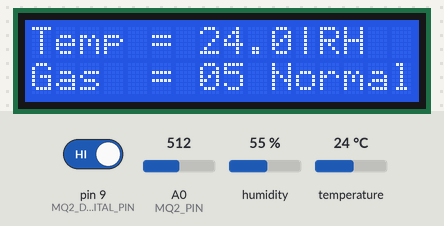
A sketch run on a simulated Arduino Uno, built with avr-gcc and run on an emulated ATmega328P. Parts: 16×2 character LCD. The test bench sets the inputs (shaded band); at power-on: pin 9 (MQ2_DIGITAL_PIN) HIGH, temperature 24 °C, A0 (MQ2_PIN) = 512, humidity 55 %. Storage starts empty; what the sketch prints to the serial monitor is not drawn.

Above: at 3.3 s.
3.4 s: pin 9 (MQ2_DIGITAL_PIN) driven LOW
At 4.0 s:
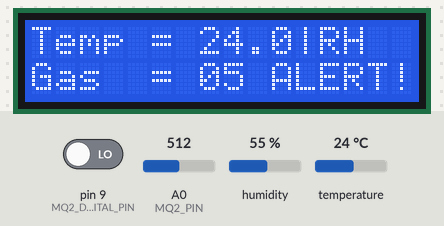
4.9 s: temperature set to 12 °C
At 6.7 s:
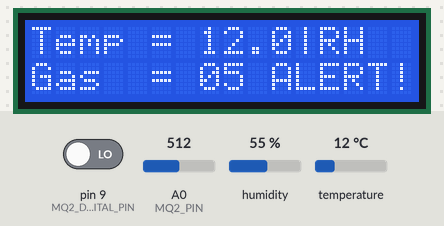
7.7 s: A0 (MQ2_PIN) set to 716
At 8.2 s:
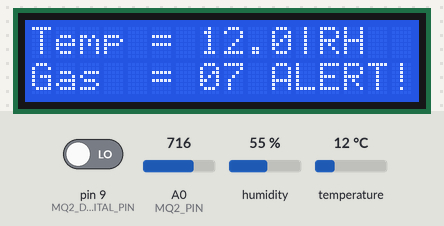
9.2 s: pin 9 (MQ2_DIGITAL_PIN) driven HIGH
At 10.2 s:
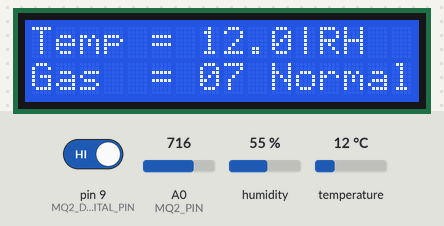
10.7 s: temperature set to 19 °C
At 13.6 s:
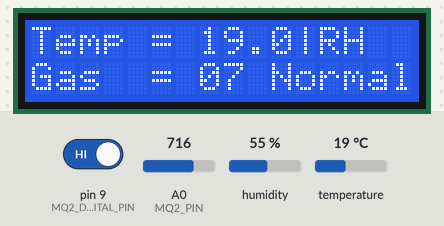
14.0 s: A0 (MQ2_PIN) set to 900
At 15.1 s:
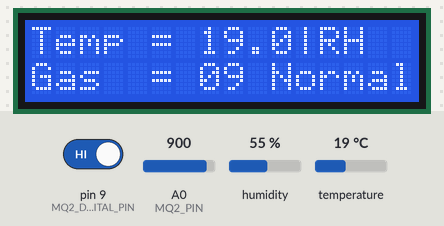
Timing chart, 0 to 16.5 s (numbered marks = the images above; inputs shaded):
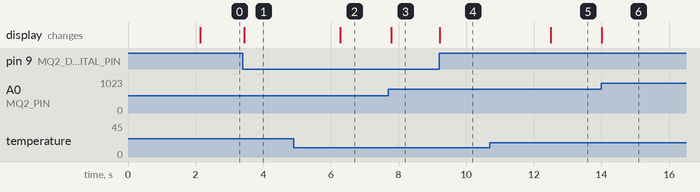

The sketch:

test_lcd_initialize.ino
```cpp
// Combined Arduino data logger with SD card, DHT11, MQ-2 gas sensor, and LCD display
// Values displayed on LCD and written to SD card every 10 seconds

#include <SPI.h>        // Include SPI library (needed for the SD card)
#include <SD.h>         // Include SD library
#include <DHT.h>        // Include DHT sensor library
#include <LiquidCrystal.h> // Include LCD library

// SD Card Configuration
File dataFile;
const int chipSelect = 10; // SD card CS pin (change according to your setup)

// DHT11 Configuration
#define DHTPIN 8            // DHT11 data pin connected to Arduino pin 8
#define DHTTYPE DHT11       // DHT11 sensor is used
DHT dht(DHTPIN, DHTTYPE);   // Initialize DHT library

// MQ-2 Gas Sensor Configuration
#define MQ2_PIN A0          // MQ-2 analog output connected to A0 (change if needed)
#define MQ2_DIGITAL_PIN 9   // MQ-2 digital output connected to pin 9

// LCD Configuration (RS, E, D4, D5, D6, D7)
LiquidCrystal lcd(7, 6, 5, 4, 3, 2);

// Variables for LCD display
char temperature[] = "Temp = 00.0 C  ";
char humidity[]    = "RH   = 00.0 %  ";
char gasLevel[]    = "Gas  = 0000   ";
char gasStatus[]   = "Gas: Normal   ";

// Variables for logging
uint16_t line = 1;
unsigned long previousMillis = 0;
const long interval = 10000; // 10 seconds interval for logging to SD card

// Gas sensor calibration variables
int gasSensorValue = 0;
float gasVoltage = 0;
bool gasDetected = false;

// Threshold for gas detection (adjust based on your sensor and environment)
const int GAS_THRESHOLD = 150; // Analog value threshold for gas detection

void setup() {
  // Initialize serial communication for debugging
  Serial.begin(9600);
  while (!Serial)
    ; // wait for serial port to connect (for native USB port only)

  // Configure MQ-2 digital pin as input
  pinMode(MQ2_DIGITAL_PIN, INPUT);

  // Initialize LCD
  lcd.begin(16, 2);
  lcd.setCursor(0, 0);
  lcd.print("Initializing...");

  // Initialize DHT sensor
  dht.begin();

  // Initialize SD card
  Serial.print("Initializing SD card...");
  lcd.setCursor(0, 1);
  lcd.print("SD Card Init...");

  if (!SD.begin(chipSelect)) {
    Serial.println("SD card initialization failed!");
    lcd.clear();
    lcd.setCursor(0, 0);
    lcd.print("SD Card Error!");
    while (1); // Halt if SD card fails
  }
  Serial.println("SD card initialization done.");

  // Write header to SD card
  dataFile = SD.open("SensorLog.txt", FILE_WRITE);
  if (dataFile) {
    dataFile.println("=== Sensor Data Log ===");
    dataFile.println("Line,Temp(C),Humidity(%),Gas(Analog),Gas(Digital)");
    dataFile.close();
  }

  lcd.clear();
  lcd.setCursor(0, 0);
  lcd.print("System Ready!");
  delay(2000);
  lcd.clear();
}

void loop() {
  // Read DHT11 sensor
  float RH = dht.readHumidity();
  float Temp = dht.readTemperature();

  // Read MQ-2 gas sensor
  gasSensorValue = analogRead(MQ2_PIN);
  gasVoltage = (gasSensorValue / 1024.0) * 5.0; // Convert to voltage
  gasDetected = digitalRead(MQ2_DIGITAL_PIN);   // Read digital output (LOW if gas detected)

  // Check if DHT sensor reads failed
  if (isnan(RH) || isnan(Temp)) {
    lcd.clear();
    lcd.setCursor(3, 0);
    lcd.print("Sensor");
    lcd.setCursor(1, 1);
    lcd.print("DHT11 Error!");
    Serial.println("Failed to read from DHT sensor!");
    delay(1000); // Wait before retrying
    return;
  }

  // Update LCD display with current readings
  updateLCD(Temp, RH, gasSensorValue, gasDetected);

  // Check if it's time to write to SD card (every 10 seconds)
  unsigned long currentMillis = millis();
  if (currentMillis - previousMillis >= interval) {
    previousMillis = currentMillis;
    writeToSDCard(Temp, RH, gasSensorValue, gasDetected);

    // Also print to Serial monitor for debugging
    Serial.print(line);
    Serial.print(":    Temp = ");
    Serial.print(Temp);
    Serial.print("°C,    RH = ");
    Serial.print(RH);
    Serial.print("%,    Gas = ");
    Serial.print(gasSensorValue);
    Serial.print(" (");
    if (gasDetected == LOW) {
      Serial.print("GAS DETECTED");
    } else {
      Serial.print("Normal");
    }
    Serial.println(")");
  }

  delay(100); // Small delay to prevent excessive CPU usage
}

// Function to update LCD display
void updateLCD(float Temp, float RH, int gasValue, bool gasDetected) {
  // Format temperature for LCD
  int tempInt = (int)Temp;
  temperature[7] = (tempInt / 10) + 48;      // Tens digit
  temperature[8] = (tempInt % 10) + 48;      // Ones digit
  temperature[11] = 223;                     // Degree symbol (℃)

  // Format humidity for LCD
  int humidInt = (int)RH;
  humidity[7] = (humidInt / 10) + 48;        // Tens digit
  humidity[8] = (humidInt % 10) + 48;        // Ones digit

  // Format gas sensor value for LCD (4 digits)
  gasLevel[7] = (gasValue / 1000) + 48;      // Thousands digit
  gasLevel[8] = ((gasValue / 100) % 10) + 48; // Hundreds digit
  gasLevel[9] = ((gasValue / 10) % 10) + 48;  // Tens digit
  gasLevel[10] = (gasValue % 10) + 48;        // Ones digit

  // Display on LCD - First line (Temperature and Humidity)
  lcd.setCursor(0, 0);
  lcd.print(temperature);
  lcd.setCursor(12, 0);
  lcd.print(humidity);
  lcd.setCursor(11, 0);
  lcd.print("|");

  // Display on LCD - Second line (Gas sensor)
  lcd.setCursor(0, 1);
  lcd.print(gasLevel);

  // Display gas status
  lcd.setCursor(9, 1);
  if (gasDetected == LOW) {
    lcd.print(" ALERT!");
    // Optional: Blink LCD backlight or show warning
  } else {
    lcd.print(" Normal");
  }
}

// Function to write data to SD card
void writeToSDCard(float Temp, float RH, int gasValue, bool gasDetected) {
  dataFile = SD.open("SensorLog.txt", FILE_WRITE);

  if (dataFile) {
    // Write data in CSV format for easy importing to spreadsheets
    dataFile.print(line);
    dataFile.print(",");
    dataFile.print(Temp);
    dataFile.print(",");
    dataFile.print(RH);
    dataFile.print(",");
    dataFile.print(gasValue);
    dataFile.print(",");
    if (gasDetected == LOW) {
      dataFile.println("ALERT");
    } else {
      dataFile.println("NORMAL");
    }
    dataFile.close();
    line++; // Increment line counter
  } else {
    Serial.println("Error opening SensorLog.txt");
    // Show error on LCD briefly
    lcd.setCursor(0, 0);
    lcd.print("SD Write Error!");
    delay(500);
    // Restore LCD display
    updateLCD(Temp, RH, gasValue, gasDetected);
  }
}
```

Measured:
- after the input at 3.4 s, the display: changes at once (image 1)
- after the input at 4.9 s, the display: changes after 1.4 s (image 2)
- after the input at 7.7 s, the display: changes after 0.09 s (image 3)
- after the input at 9.2 s, the display: changes at once (image 4)
- after the input at 10.7 s, the display: changes after 1.8 s (image 5)
- after the input at 14.0 s, the display: changes at once (image 6)
